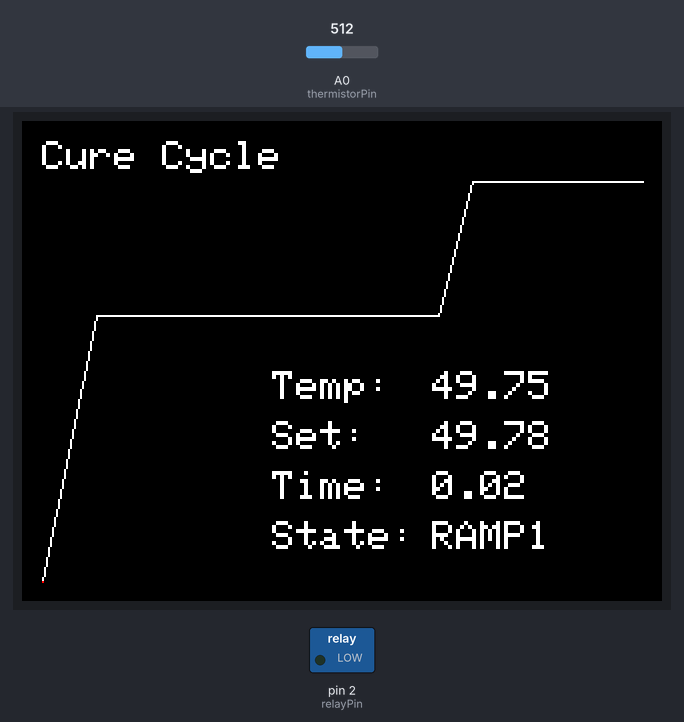
This sketch was run on a simulated Arduino Mega 2560, built with avr-gcc and run on an emulated ATmega2560. Parts: 320×240 colour display, switched loads named in the sketch (green lamp = pin HIGH). Inputs (shaded band) come from the test bench; at power-on: A0 (thermistorPin) = 512. Pins used as bus, display or sensor lines are not drawn; what the sketch prints to the serial monitor is not drawn.

Above: at 1.4 s.
1.5 s: A0 (thermistorPin) set to 0
At 3.1 s:
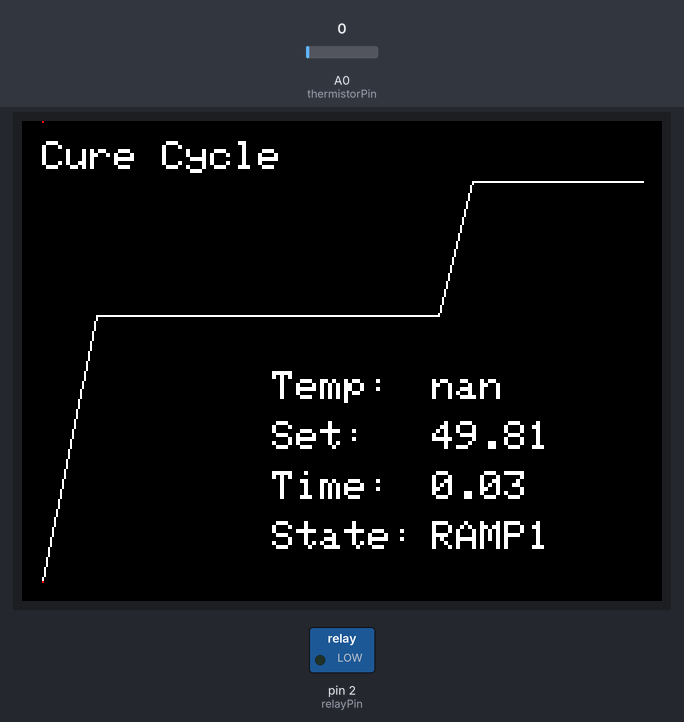
5.5 s: A0 (thermistorPin) set to 2
At 6.9 s:
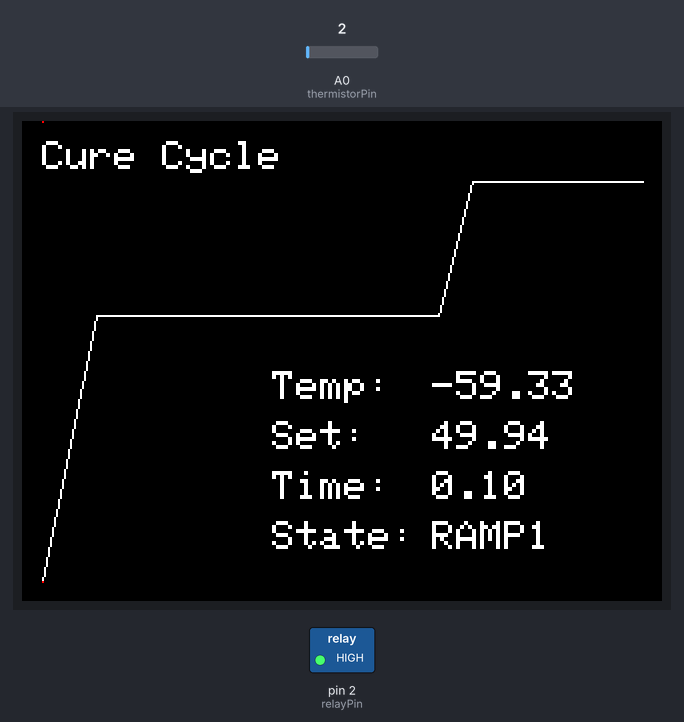
9.5 s: A0 (thermistorPin) set to 122
At 11.3 s:
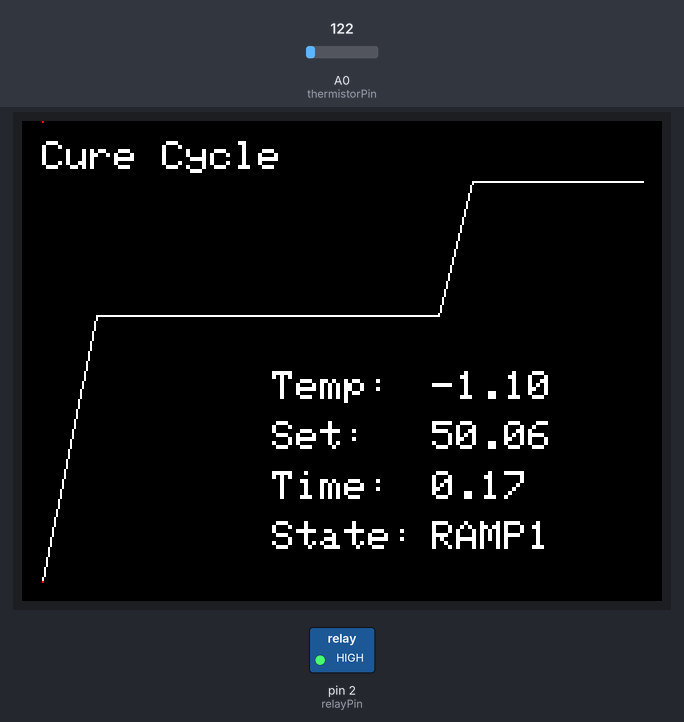
Timing chart, 0 to 12.8 s (numbered marks = the images above; inputs shaded):
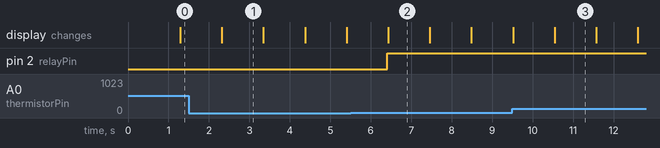

The sketch:

basic_oven.ino
```cpp
#include <Adafruit_GFX.h>
#include <Adafruit_ST7789.h>
#include <SPI.h>
#include <Arduino.h>
#include <math.h>

float flashTime = 0 * 60 * 1000; // Change 0 to the minute in the cycle to start at

// Pin definitions
#define TFT_CS  10
#define TFT_RST 8
#define TFT_DC  9

Adafruit_ST7789 tft = Adafruit_ST7789(TFT_CS, TFT_DC, TFT_RST);

const int thermistorPin = A0;
const int relayPin = 2;

// Cure cycle times (seconds) and temperatures (Celsius)
//
// Toray 3960:
// Ramp ~25 C -> 120 C at ~2.5 C/min
// Hold 120 C for 240 min
// Ramp 120 C -> 180 C at 2.5 C/min
// Hold 180 C for 120 min
//
// Maintain vacuum during cure.
// Do not release vacuum until part is <= 65 C.

const float ramp1Time = 38 * 60;
const float hold1Temp = 120.0;
const float hold1Time = 240 * 60;

const float ramp2Time = 24 * 60;
const float hold2Temp = 180.0;
const float hold2Time = 120 * 60;

const float totTime = ramp1Time + hold1Time + ramp2Time + hold2Time;

// Cure cycle graph coordinates
int x_1 = 10;
int x_2 = round(x_1 + (ramp1Time / totTime) * 300);
int x_3 = round(x_2 + (hold1Time / totTime) * 300);
int x_4 = round(x_3 + (ramp2Time / totTime) * 300);
int x_5 = x_1 + 300;

int y_1 = 230;
int y_2 = round(y_1 - (hold1Temp / hold2Temp) * 200);
int y_3 = y_1 - 200;

// Thermistor constants
float Vcc = 5.061;
float R2 = 2402;
float R;
float A = 0.00045421;
float B = 0.00035529;
float C = -0.00000027612;

// Time and temperature
float currentTemperature = 0.0;
float roomTemp = 0.0;
unsigned long elapsedMillis = 0;
unsigned long stateMillis = 0;

// State tracking
enum State { RAMP1, HOLD1, RAMP2, HOLD2, COMPLETE };
State currentState = RAMP1;
unsigned long stateStartMillis = 0;

float hysteresis = 2.0;

const char* getStateName() {
  switch (currentState) {
    case RAMP1:    return "RAMP1";
    case HOLD1:    return "HOLD1";
    case RAMP2:    return "RAMP2";
    case HOLD2:    return "HOLD2";
    case COMPLETE: return "COMPLETE";
    default:       return "UNKNOWN";
  }
}

float readTemperature() {
  float V = 5.0 * analogRead(thermistorPin) / 1024.0;

  R = R2 * (Vcc - V) / V;

  float Temp = 1 / (A + B * log(R) + C * pow(log(R), 3));
  Temp = Temp - 273.15;

  return Temp;
}

float calculateSetPoint(
  unsigned long elapsedSeconds,
  float startTemp,
  float targetTemp,
  int rampTime
) {
  float progress = float(elapsedSeconds) / rampTime;

  if (progress > 1.0) {
    progress = 1.0;
  }

  return startTemp + progress * (targetTemp - startTemp);
}

void writeScreen(float temp, float time, float setPoint) {
  float timeMinutes = time / 60;

  int x0 = round(x_1 + (time / totTime) * 300);
  int y0 = round(y_1 - ((temp - roomTemp) / hold2Temp) * 200);

  tft.drawPixel(x0, y0, ST77XX_RED);

  tft.setTextColor(ST77XX_WHITE);
  tft.setTextSize(2);

  tft.setCursor(10, 10);
  tft.print("Cure Cycle");

  tft.fillRect(180, 125, 120, 100, ST77XX_BLACK);

  tft.setCursor(125, 125);
  tft.print("Temp: ");
  tft.setCursor(205, 125);
  tft.print(temp);

  tft.setCursor(125, 150);
  tft.print("Set: ");
  tft.setCursor(205, 150);
  tft.print(setPoint);

  tft.setCursor(125, 175);
  tft.print("Time: ");
  tft.setCursor(205, 175);
  tft.print(timeMinutes);

  tft.setCursor(125, 200);
  tft.print("State: ");
  tft.setCursor(205, 200);
  tft.print(getStateName());
}

void updateState() {
  stateMillis = (elapsedMillis - stateStartMillis) / 1000;

  switch (currentState) {
    case RAMP1:
      if (stateMillis >= ramp1Time) {
        currentState = HOLD1;
        stateStartMillis = elapsedMillis;
      }
      break;

    case HOLD1:
      if (stateMillis >= hold1Time) {
        currentState = RAMP2;
        stateStartMillis = elapsedMillis;
      }
      break;

    case RAMP2:
      if (stateMillis >= ramp2Time) {
        currentState = HOLD2;
        stateStartMillis = elapsedMillis;
      }
      break;

    case HOLD2:
      if (stateMillis >= hold2Time) {
        currentState = COMPLETE;
        stateStartMillis = elapsedMillis;
        digitalWrite(relayPin, LOW);
      }
      break;

    case COMPLETE:
      digitalWrite(relayPin, LOW);
      break;
  }
}

void controlHeating(float setPoint) {
  if (
    digitalRead(relayPin) == LOW &&
    currentTemperature < (setPoint - hysteresis)
  ) {
    digitalWrite(relayPin, HIGH);
  }
  else if (
    digitalRead(relayPin) == HIGH &&
    currentTemperature > (setPoint + hysteresis)
  ) {
    digitalWrite(relayPin, LOW);
  }
}

void printUARTStatus(float setPoint) {
  Serial1.print("Time (min): ");
  Serial1.print(elapsedMillis / 60000.0, 1);

  Serial1.print(" | Temp (C): ");
  Serial1.print(currentTemperature, 1);

  Serial1.print(" | Setpoint (C): ");
  Serial1.print(setPoint, 1);

  Serial1.print(" | State: ");
  Serial1.print(getStateName());

  Serial1.print(" | Heater: ");
  Serial1.println(digitalRead(relayPin) == HIGH ? "ON" : "OFF");
}

void setup() {
  pinMode(thermistorPin, INPUT);

  pinMode(relayPin, OUTPUT);
  digitalWrite(relayPin, LOW);

  digitalWrite(TFT_CS, HIGH);
  pinMode(TFT_CS, OUTPUT);

  Serial.begin(115200);  // USB serial monitor
  Serial1.begin(115200); // UART: D1 TX, D0 RX

  stateStartMillis = millis();

  if (flashTime < ramp1Time * 1000) {
    currentState = RAMP1;
    stateStartMillis = 0;
  }
  else if (flashTime < (ramp1Time + hold1Time) * 1000) {
    currentState = HOLD1;
    stateStartMillis = ramp1Time * 1000;
  }
  else if (flashTime < (ramp1Time + hold1Time + ramp2Time) * 1000) {
    currentState = RAMP2;
    stateStartMillis = (ramp1Time + hold1Time) * 1000;
  }
  else if (flashTime < totTime * 1000) {
    currentState = HOLD2;
    stateStartMillis = (ramp1Time + hold1Time + ramp2Time) * 1000;
  }
  else {
    currentState = COMPLETE;
    stateStartMillis = totTime * 1000;
  }

  roomTemp = readTemperature();

  tft.init(240, 320);
  tft.setRotation(3);
  tft.fillScreen(ST77XX_BLACK);

  tft.drawLine(x_1, y_1, x_2, y_2, ST77XX_WHITE);
  tft.drawLine(x_2, y_2, x_3, y_2, ST77XX_WHITE);
  tft.drawLine(x_3, y_2, x_4, y_3, ST77XX_WHITE);
  tft.drawLine(x_4, y_3, x_5, y_3, ST77XX_WHITE);
}

void loop() {
  currentTemperature = readTemperature();
  elapsedMillis = millis() + flashTime;

  Serial.print("flashTime: ");
  Serial.println(flashTime);

  Serial.print("ramp1Time: ");
  Serial.println(ramp1Time * 1000);

  Serial.print("hold1Time: ");
  Serial.println(hold1Time * 1000);

  Serial.print("ramp2Time: ");
  Serial.println(ramp2Time * 1000);

  Serial.print("hold2Time: ");
  Serial.println(hold2Time * 1000);

  Serial.print("totTime: ");
  Serial.println(totTime * 1000);

  updateState();

  float setPoint = 0;

  switch (currentState) {
    case RAMP1:
      setPoint = calculateSetPoint(
        stateMillis,
        roomTemp,
        hold1Temp,
        ramp1Time
      );
      break;

    case HOLD1:
      setPoint = hold1Temp;
      break;

    case RAMP2:
      setPoint = calculateSetPoint(
        stateMillis,
        hold1Temp,
        hold2Temp,
        ramp2Time
      );
      break;

    case HOLD2:
      setPoint = hold2Temp;
      break;

    case COMPLETE:
      digitalWrite(relayPin, LOW);
      setPoint = 0;
      break;
  }

  if (currentState != COMPLETE) {
    controlHeating(setPoint);
  }

  // Send live readings through pins D1 (TX) and D0 (RX).
  printUARTStatus(setPoint);

  // Update display.
  writeScreen(
    currentTemperature,
    elapsedMillis / 1000,
    setPoint
  );

  delay(1000);
}
```

Measured:
- the behaviour switches between 0 and 1 on A0 (thermistorPin) (found by bisection; images 1 and 2)
- after the input at 1.5 s, the display: changes after 0.82 s (image 1)
- after the input at 5.5 s, pin 2 (relayPin): LOW → HIGH after 0.91 s
- what the display in image 1 shows lasts 1.0 s, from 2.3 s to 3.3 s
